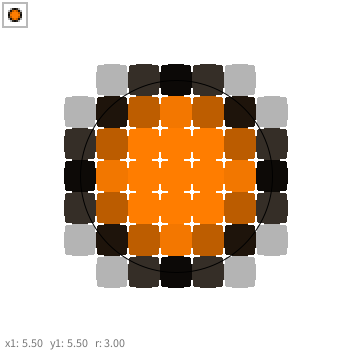
Frame 1 (no input)
Frame 60 (the mouse pressed at the canvas centre just before this capture): identical to frame 1, image omitted
Frame 120 (the mouse held since frame 60 and released just before this capture): identical to frame 1, image omitted

The Processing sketch that drew this single still picture (run headless with seeded random() and noise(); from frame 60 on, the mouse is pressed at the canvas centre):

// Processing sketch: Circle2
// ── Circle2.pde
int w = 11, h = 11, sc = 32, scs = 2, s = 0;
float x1 = w / 2.0 * sc, y1 = h / 2.0 * sc, r = 6.0, mx, my, sw = 1.0;

void settings() { size(w * sc, h * sc); } 

void setup() { frameRate(30); }

//// Test //////////////
void draw()
{  
  background(255);  
  noStroke(); fill(255, 125, 0); ellipse((int)(x1 / sc) + 0.5,(int)(y1 / sc) + 0.5, r, r);
  noFill(); stroke(0); ellipse((int)(x1 / sc),(int)(y1 / sc), r, r);
  
  scale();
  noFill(); stroke(0); ellipse(x1, y1, r * sc, r * sc);
  fill(120); text("x1: " + nfc((x1 / sc), 2) + "   y1: " + nfc((y1 / sc), 2) + "   r: " + nfc(r / 2, 2), 5, h * sc - 5);
}

/////////////////////////
void mousePressed() { mx = x1 - mouseX; my = y1 - mouseY; }

void mouseDragged() { x1 = mouseX + mx; y1 = mouseY + my; }

void mouseReleased() { x1 = ((int)(x1 / sc) + 0.5) * sc; y1 = ((int)(y1 / sc) + 0.5) * sc; }

void keyReleased()
{ 
  if (keyCode == UP) r += 0.5; 
  if (keyCode == DOWN) r -= 0.5; 
  sw = constrain(sw, 2, 12);
}

void scale()
{
  loadPixels(); noStroke();
  for (int y = 0; y < h; y++) 
  for (int x = 0; x < w; x++) { fill(pixels[y * w * sc + x]); rect(x * sc, y * sc, sc, sc); }
  fill(255, 255, 255);  
  for (int y = 0; y <= h; y++)
  for (int x = 0; x <= w; x++)
  { rect(x * sc - 1, y * sc - sc / 4, 2, sc / 2); rect(x * sc - sc / 4, y * sc - 1, sc / 2, 2);
    rect(x * sc - 2, y * sc - 2, 4, 4);
  }
  fill(185, 185, 185); rect(2, 2, w * scs + 4, h * scs + 4);
  for (int y = 0; y < h * scs; y++) 
  for (int x = 0; x < w * scs; x++) set(4 + x, 4 + y, pixels[y / scs * (w * sc) + x / scs]);  
}
